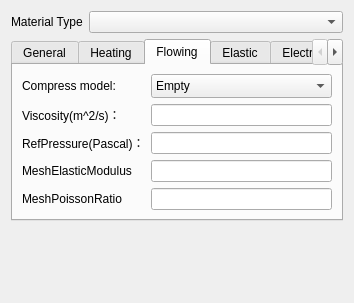
<?xml version="1.0" encoding="UTF-8"?>
<ui version="4.0">
 <class>MySimIIGui::Materials</class>
 <widget class="QWidget" name="MySimIIGui::Materials">
  <property name="geometry">
   <rect>
    <x>0</x>
    <y>0</y>
    <width>354</width>
    <height>303</height>
   </rect>
  </property>
  <property name="minimumSize">
   <size>
    <width>0</width>
    <height>0</height>
   </size>
  </property>
  <property name="maximumSize">
   <size>
    <width>40000</width>
    <height>80000</height>
   </size>
  </property>
  <property name="windowTitle">
   <string>Material settings</string>
  </property>
  <layout class="QFormLayout" name="formLayout">
   <item row="0" column="0">
    <widget class="QLabel" name="Lab_MaterialType">
     <property name="text">
      <string>Material Type</string>
     </property>
    </widget>
   </item>
   <item row="0" column="1">
    <widget class="QComboBox" name="CB_MaterialType"/>
   </item>
   <item row="1" column="0" colspan="2">
    <layout class="QFormLayout" name="formLayout_2">
     <item row="0" column="0" colspan="2">
      <widget class="QTabWidget" name="TabWid_1">
       <property name="sizePolicy">
        <sizepolicy hsizetype="Preferred" vsizetype="Preferred">
         <horstretch>0</horstretch>
         <verstretch>0</verstretch>
        </sizepolicy>
       </property>
       <property name="minimumSize">
        <size>
         <width>0</width>
         <height>0</height>
        </size>
       </property>
       <property name="maximumSize">
        <size>
         <width>30000</width>
         <height>30000</height>
        </size>
       </property>
       <property name="currentIndex">
        <number>2</number>
       </property>
       <widget class="QWidget" name="TabContent1">
        <attribute name="title">
         <string>General</string>
        </attribute>
        <layout class="QGridLayout" name="gridLayout_Tab1">
         <item row="1" column="0">
          <widget class="QLabel" name="Lab_HeatConduct">
           <property name="text">
            <string>HeatConduct(W/m/K)：</string>
           </property>
          </widget>
         </item>
         <item row="1" column="1">
          <widget class="QLineEdit" name="LE_HeatConduct"/>
         </item>
         <item row="0" column="0">
          <widget class="QLabel" name="Lab_Density">
           <property name="text">
            <string>Density(kg/m^3)：</string>
           </property>
          </widget>
         </item>
         <item row="0" column="1">
          <widget class="QLineEdit" name="LE_Density"/>
         </item>
         <item row="2" column="0">
          <widget class="QLabel" name="Lab_HeatExpansion">
           <property name="text">
            <string>HeatExpansion(K^-1)：</string>
           </property>
          </widget>
         </item>
         <item row="2" column="1">
          <widget class="QLineEdit" name="LE_HeatExpansion"/>
         </item>
        </layout>
       </widget>
       <widget class="QWidget" name="TabContent2">
        <attribute name="title">
         <string>Heating</string>
        </attribute>
        <layout class="QGridLayout" name="gridLayout_Tab2">
         <item row="1" column="1">
          <widget class="QLineEdit" name="LE_HeatCapacity"/>
         </item>
         <item row="1" column="0">
          <widget class="QLabel" name="Lab_HeatCapacity">
           <property name="text">
            <string>Spec.HeatCapacity(J/Kg/K)：</string>
           </property>
          </widget>
         </item>
         <item row="0" column="1">
          <widget class="QLineEdit" name="LE_RefTemperature"/>
         </item>
         <item row="0" column="0">
          <widget class="QLabel" name="Lab_RefTemperature">
           <property name="text">
            <string>Ref.Temperature(^oC)：</string>
           </property>
          </widget>
         </item>
         <item row="2" column="1">
          <widget class="QLineEdit" name="LE_SpecHeatRatio"/>
         </item>
         <item row="2" column="0">
          <widget class="QLabel" name="Lab_SpecHeatRatio">
           <property name="text">
            <string>Spec.HeatRatio:</string>
           </property>
          </widget>
         </item>
        </layout>
       </widget>
       <widget class="QWidget" name="TabContent3">
        <attribute name="title">
         <string>Flowing</string>
        </attribute>
        <layout class="QGridLayout" name="gridLayout_Tab3">
         <item row="9" column="0">
          <widget class="QLabel" name="Lab_RefPressure">
           <property name="text">
            <string>RefPressure(Pascal)：</string>
           </property>
          </widget>
         </item>
         <item row="8" column="1">
          <widget class="QLineEdit" name="LE_Viscosity">
           <property name="text">
            <string/>
           </property>
          </widget>
         </item>
         <item row="5" column="0">
          <widget class="QLabel" name="Lab_CompressModel">
           <property name="maximumSize">
            <size>
             <width>200</width>
             <height>30</height>
            </size>
           </property>
           <property name="text">
            <string>Compress model:</string>
           </property>
          </widget>
         </item>
         <item row="5" column="1">
          <widget class="QComboBox" name="CB_CompressModel">
           <property name="sizePolicy">
            <sizepolicy hsizetype="Preferred" vsizetype="Preferred">
             <horstretch>0</horstretch>
             <verstretch>0</verstretch>
            </sizepolicy>
           </property>
           <property name="maximumSize">
            <size>
             <width>30000</width>
             <height>30000</height>
            </size>
           </property>
           <property name="editable">
            <bool>false</bool>
           </property>
           <item>
            <property name="text">
             <string>Empty</string>
            </property>
           </item>
           <item>
            <property name="text">
             <string>PEC</string>
            </property>
           </item>
           <item>
            <property name="text">
             <string>Rad.</string>
            </property>
           </item>
           <item>
            <property name="text">
             <string>WavePort</string>
            </property>
           </item>
           <item>
            <property name="text">
             <string>LumpPort</string>
            </property>
           </item>
           <item>
            <property name="text">
             <string>Inc.Wave</string>
            </property>
           </item>
          </widget>
         </item>
         <item row="10" column="1">
          <widget class="QLineEdit" name="LE_MeshElasticModulus"/>
         </item>
         <item row="9" column="1">
          <widget class="QLineEdit" name="LE_RefPressure">
           <property name="text">
            <string/>
           </property>
          </widget>
         </item>
         <item row="8" column="0">
          <widget class="QLabel" name="Lab_Viscosity">
           <property name="text">
            <string>Viscosity(m^2/s)：</string>
           </property>
          </widget>
         </item>
         <item row="11" column="1">
          <widget class="QLineEdit" name="LE_MeshPoissonRatio"/>
         </item>
         <item row="11" column="0">
          <widget class="QLabel" name="label">
           <property name="text">
            <string>MeshPoissonRatio</string>
           </property>
          </widget>
         </item>
         <item row="10" column="0">
          <widget class="QLabel" name="label_2">
           <property name="text">
            <string>MeshElasticModulus</string>
           </property>
          </widget>
         </item>
        </layout>
       </widget>
       <widget class="QWidget" name="TabContent4">
        <attribute name="title">
         <string>Elastic</string>
        </attribute>
        <layout class="QGridLayout" name="gridLayout">
         <item row="0" column="0" colspan="2">
          <widget class="QLabel" name="Lab_YoungsModulus">
           <property name="text">
            <string>Youngs Modulus (N/m^2):</string>
           </property>
          </widget>
         </item>
         <item row="0" column="2">
          <widget class="QLineEdit" name="LE_YoungsModulus"/>
         </item>
         <item row="1" column="2">
          <widget class="QLineEdit" name="LE_PoissonRatio"/>
         </item>
         <item row="1" column="0" colspan="2">
          <widget class="QLabel" name="Lab_PoissonRatio">
           <property name="text">
            <string>Poisson Ratio:</string>
           </property>
          </widget>
         </item>
        </layout>
       </widget>
       <widget class="QWidget" name="TabContent5">
        <attribute name="title">
         <string>Electrostatic</string>
        </attribute>
        <layout class="QGridLayout" name="gridLayout_2">
         <item row="0" column="0">
          <widget class="QLabel" name="Lab_RelativePermittivity">
           <property name="text">
            <string>Relative permittivity:</string>
           </property>
          </widget>
         </item>
         <item row="0" column="1">
          <widget class="QLineEdit" name="LE_RelativePermittivity"/>
         </item>
        </layout>
       </widget>
      </widget>
     </item>
    </layout>
   </item>
  </layout>
 </widget>
 <resources/>
 <connections/>
</ui>
